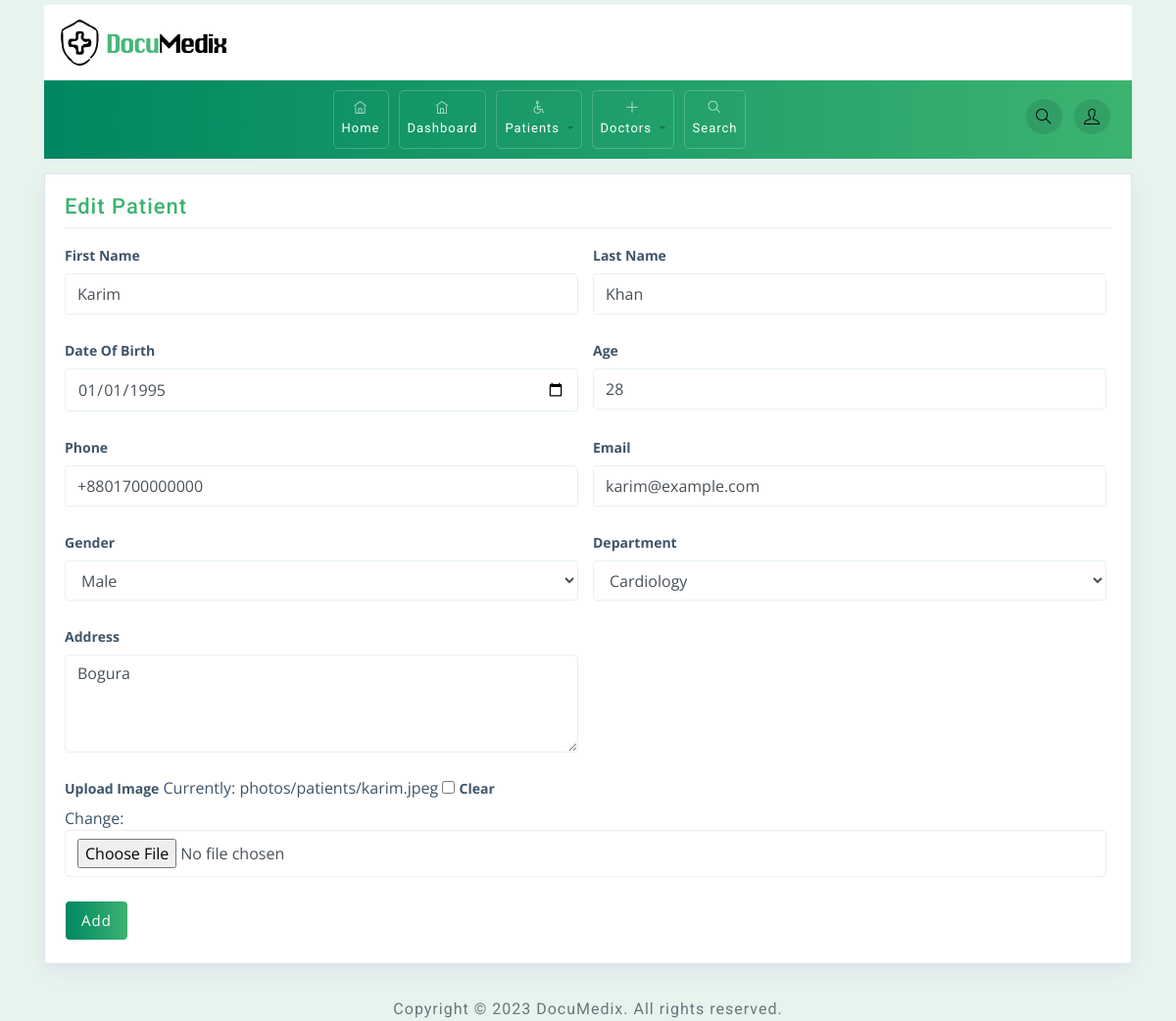
Page /patient/edit-patient/2 (signed in) on the committed database.
### patient/models.py (models this page shows, shortened)
class PatientDetails(models.Model):
    first_name = models.CharField(max_length=150)
    last_name = models.CharField(max_length=150)
    date_of_birth = models.DateField(null=True, blank=True)
    age = models.IntegerField()
    phone_no = models.CharField(max_length=14, null=True, blank=True)
    email = models.EmailField(blank=True, null=True)
    gender = models.CharField(max_length=32, choices=GENDER_CHOICES, null=True, blank=True)
    address = models.TextField(max_length=250, null=True, blank=True)
    image = models.ImageField(upload_to='photos/patients', null=True, blank=True)
    date = models.DateTimeField(auto_now_add=True)
    treating_doctor = models.ForeignKey(Doctor, on_delete=models.SET_NULL, null=True, blank=True)
    department = models.ForeignKey(Department, on_delete=models.SET_NULL, null=True, blank=True)

### patient/views.py (the view)
# urls.py: path('edit-patient/<int:patient_id>', views.edit_patient_detail, name='edit-patient'),
@login_required
def edit_patient_detail(request, patient_id):
    patient = get_object_or_404(PatientDetails, pk=patient_id)
    if request.method == 'POST':
        form = AddPatientForm(request.POST, request.FILES)
        first_name = request.POST['first_name']
        last_name = request.POST['last_name']
        date_of_birth = request.POST.get('date_of_birth')
        age = request.POST.get('age')
        phone_no = request.POST['phone_no']
        email = request.POST['email']
        gender = request.POST['gender']
        print(gender)
        department_entered = request.POST.get('department')
        if department_entered == '':
            department_entered = 10
        department = Department.objects.get(id=department_entered)
        address = request.POST['address']
        image = request.POST.get('image')
        patient.first_name = first_name
        patient.last_name = last_name
        patient.date_of_birth = date_of_birth
        patient.age = age
        patient.phone_no = phone_no
        patient.email = email
        patient.gender = gender
        patient.department = department
        patient.address = address
        patient.image = image
        if request.user.is_authenticated:
            doctor = request.user.doctor
            patient.treating_doctor = doctor
        patient.save()
        return redirect('dashboard')
    else:
        form = AddPatientForm(instance=patient)
    return render(request, 'patient/edit-patient.html', {'form': form})

### patient/forms.py
class AddPatientForm(forms.ModelForm):
    class Meta:
        model = PatientDetails
        fields = ['first_name', 'last_name', 'date_of_birth', 'age', 'phone_no', 'email', 'gender', 'department', 'address', 'image']
        widgets = {
            'date_of_birth': forms.DateInput(attrs={'type': 'date'}),
            'address': forms.Textarea(attrs={'style': 'height: 100px;'}),
        }
    def __init__(self, doctor=None, *args, **kwargs):
        super().__init__(*args, **kwargs)
        placeholders = {
            'first_name': 'First Name',
            'last_name': 'Last Name',
            'date_of_birth': 'Date of Birth',
            'age': 10,
            'phone_no': 'Phone No',
            'email': 'abc@example.com',
            'address': 'Lorem Ipsum, Porem, CA, US',
        }
        for field in self.fields:
            self.fields[field].widget.attrs.update({
                'class': 'form-control',
                'placeholder': placeholders.get(field),
            })

### doctor/models.py (called while the page is built)
    def __str__(self) -> str:
        return self.department_name

### patient/templates/patient/edit-patient.html (shortened to what this page needs)
{% extends 'base.html' %}
{% load static %}
{% block content %}
<div class="container">
	<div class="row">
		<div class="col-md-12">
			<div class="widget-area-2 proclinic-box-shadow">
				<h3 class="widget-title">Edit Patient</h3>
				<form method="POST" enctype="multipart/form-data">
					<div class="form-row">
					  <div class="form-group col-md-6">
						<label for="Doctor-name">First Name</label>
						{{form.first_name}}
					  </div>
					  <div class="form-group col-md-6">
						<label for="Doctor-name">Last Name</label>
						{{form.last_name}}
					  </div>
					  <div class="form-group col-md-6">
						<label for="dob">Date Of Birth</label>
						{{form.date_of_birth}}
					  </div>
					  <div class="form-group col-md-6">
						<label for="age">Age</label>
						{{form.age}}
					  </div>
					  <div class="form-group col-md-6">
						<label for="phone">Phone</label>
						{{form.phone_no}}
					  </div>
					  <div class="form-group col-md-6">
						<label for="email">Email</label>
						{{form.email}}
					  </div>
					  <div class="form-group col-md-6">
						<label for="gender">Gender</label>
						{{ form.gender }}
					  </div>
					  <div class="form-group col-md-6">
						<label for="department">Department</label>
						{{ form.department }}
					  </div>
					  <div class="form-group col-md-6">
						<label for="address">Address</label>
						{{form.address}}
					  </div>
					  <div class="form-group col-md-12">
						<label for="file">Upload Image</label>
						{{form.image}}
					  </div>
					  <div class="form-group col-md-6 mb-3">
						<button type="submit" class="btn btn-primary btn-lg">Add</button>
					  </div>
					</div>
				  </form>
			</div>
		</div>
	</div>
</div>
{% endblock %}

### static/css/styles.css (style rules this page uses)
body { font-family: 'Open Sans', sans-serif; background-color: #E7F3ED; color: #3e5569; }
h1, h2, h3, h4, h5, h6, span, .menu-nav { font-family: 'Roboto', sans-serif; letter-spacing: 1px; }
a, a:hover, a:focus { color: inherit; text-decoration: none; transition: all 0.3s; }
.proclinic-box-shadow { border-radius: 0; border: 0; -webkit-box-shadow: 0 0 0 1px #dce3ec, 0 8px 16px 0 #dce3ec; box-shadow: 0 0 0 1px #dce3ec, 0 8px 16px 0 #dce3ec; background: #fff; margin-top: 20px; }
div[class*="col-"] { padding-right: 6px; padding-left: 6px; }
div[class*="col-"] div[class*="col-"] { padding-right: 10px; padding-left: 10px; }
.widget-area-2 { background: #fff; margin-top: 1rem; padding: 20px; padding-bottom: 2px; border-radius: 2px; }
.widget-title { font-size: 22px; padding-bottom: .5rem; margin-bottom: 15px; border-bottom: 1px solid #eeeeee; }
.btn { margin-bottom: 5px; font-size: 15px; letter-spacing: 1px; }
.form-row>.col, .form-row>[class*=col-] { padding-left: 5px !important; }
.form-control { border-color: #E7F3ED; }
input.form-control { padding: .5rem .75rem; }
select.form-control:not([size]):not([multiple]) { height: 2.6rem; }
.form-group { margin-bottom: 1.5rem; }
form .form-group label { font-weight: bold; font-size: 14px; }

### static/css/green.css (style rules this page uses)
.btn-primary { background: #3CB371; background: -webkit-linear-gradient(to right, #008761, #3CB371); background: linear-gradient(to right, #008761, #3CB371); border-color: #ffffff; }
.widget-title { color: #3CB371; }

### static/css/responsive.css (style rules this page uses)
@media (min-width: 992px) { .row { margin-right: -5px; margin-left: -5px; } }

### rows in the picture
PatientDetails: first_name "Karim", last_name "Khan", date_of_birth "01/01/1995", age "28", phone_no "+8801700000000", email "karim@example.com", gender "Male", department "Cardiology", address "Bogura"
